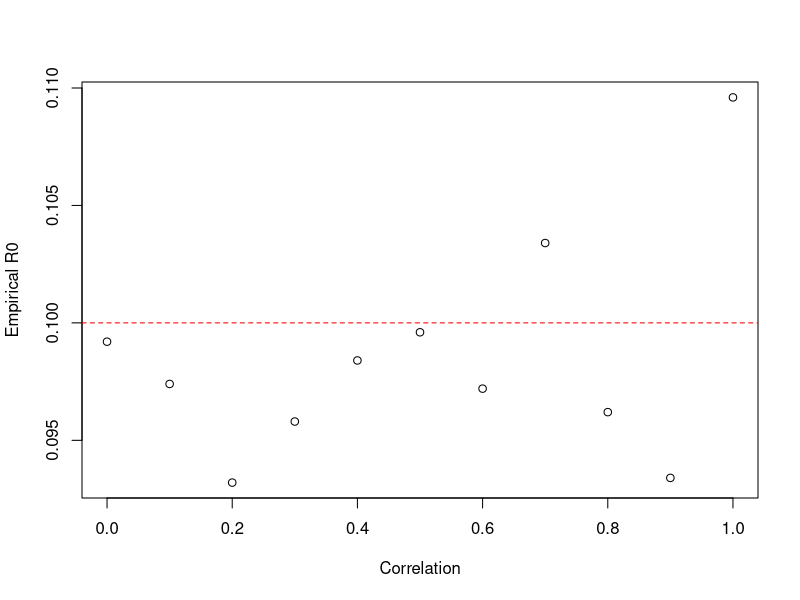
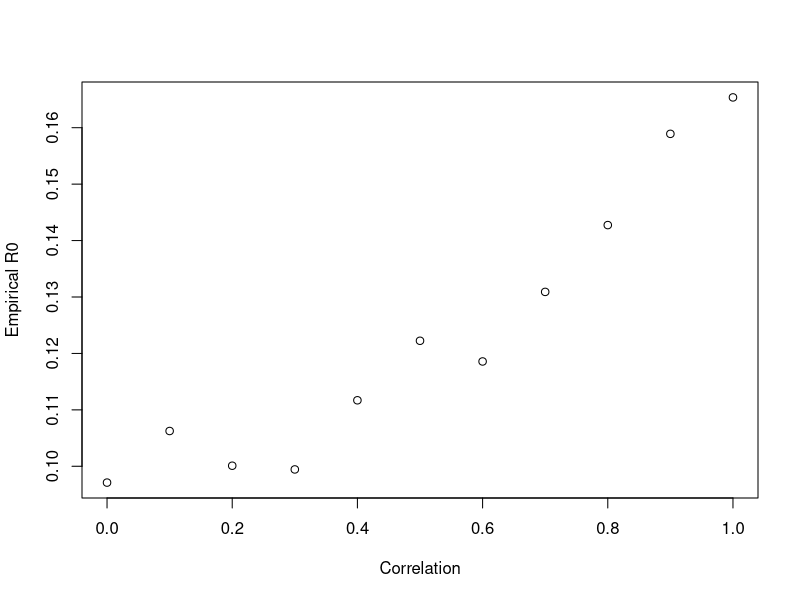
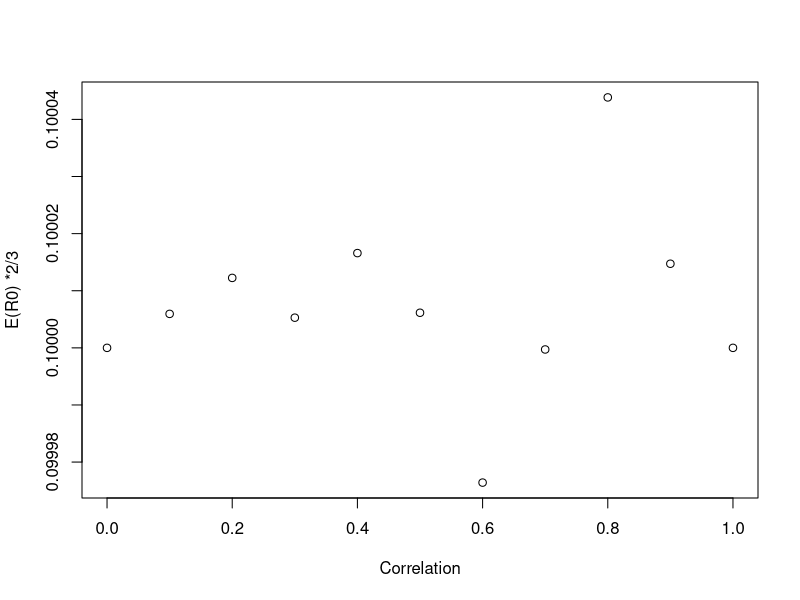
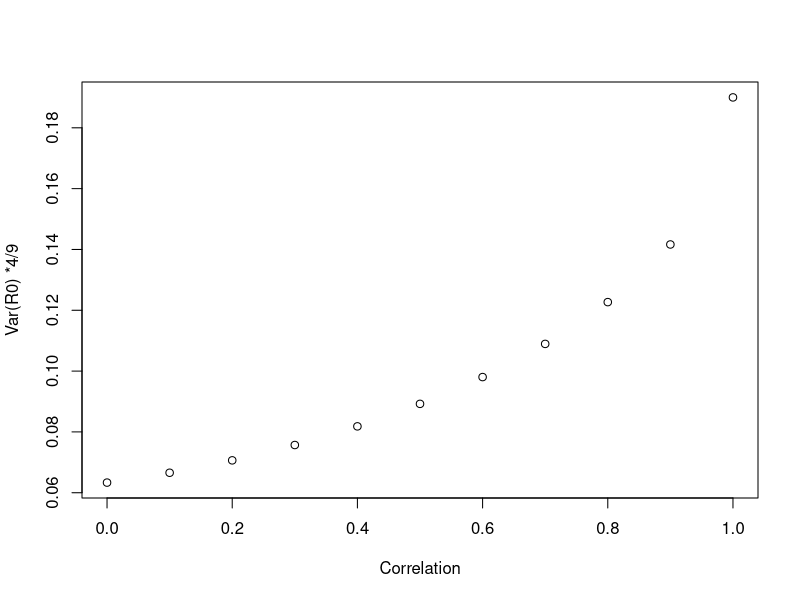

The R source for these figures, in order: (Note: a time limit stopped this script after it produced the figures.)
library(MASS)
library(mvtnorm)

# function for z test
z.test = function(a, mu=0, var=1){
  zeta = (mean(a) - mu) / (sqrt(var / length(a)))
  return(zeta)
}





#############################  Empirical FDR m=3 ############################################
# m=3
# function for empricalFDR
empricalFDR_m3 <- function(rho,B,stat){
  
  # initilize storage vectors
  z1 <- c()
  z2 <- c()
  z3 <- c()
  R0_t <- c()
  
  # create covariance matrix 
  mean <- c(0,0,0.5)
  sigma <- matrix(c(1,rho ,rho, 
                    rho,1 ,rho,
                    rho ,rho,1 ),3,3)
  
  # Simulation
  for (i in 1:B) {
    
    # create dataset: x1 is true null; x2 is false null
    df <- data.frame(mvrnorm(n = 200, mu=mean, sigma))
    
    # calculate z stats
    z1[i] <- z.test(df$X1)
    z2[i] <- z.test(df$X2)
   #z3[i] <- z.test(df$X3)
    
    # numberof false rejection
    R0_t[i] <- ifelse(z1[i]>=qnorm(0.95),1,0) + ifelse(z2[i]>=qnorm(0.95),1,0)
  }
  
  
  
  # calculate empirical mean/var of # rejections
  mean.R0_t <- mean(R0_t)
  var.R0_t <- var(R0_t)
  
  if (stat=='mean'){
    return(mean.R0_t)
  } else if (stat=='var'){
    return(var.R0_t)
  }
}

##############  mean #############
rho.list <- seq(0,1,by=0.1)
error.mean_m3  <- sapply(rho.list, empricalFDR_m3,B=5000,stat='mean')
plot(error.mean_m3 ~rho.list,xlab='Correlation', ylab='Empirical R0' )
abline(h=0.10,col='red',lty=2)

##############  variance ##############
rho.list <- seq(0,1,by=0.1)
error.var_m3 <- sapply(rho.list, empricalFDR_m3,B=5000,stat='var')
plot(error.var_m3~rho.list,xlab='Correlation', ylab='Empirical R0' )

#  the number of average false rejections seems have no association with rho and mu3?

#############################  Exact FDR m=3 ############################################

######## function to calculate the expected number of false rejections based on rho########
R0_T <- function(rho) {
  
  mean <- c(0,0,0)
  sigma <- matrix(c(1,rho ,rho, 
                    rho,1 ,rho,
                    rho ,rho,1 ),3,3)
  
  prob1 <- pmvnorm(lower=c(qnorm(0.95), -Inf, -Inf), upper=c(Inf,qnorm(0.95),qnorm(0.95)), mean, sigma) *3 # prob of falsely reject one
  prob2 <- pmvnorm(lower=c(qnorm(0.95), qnorm(0.95), -Inf), upper=c(Inf,Inf,qnorm(0.95)), mean, sigma)*3  # prob of falsely reject two
  prob3 <- pmvnorm(lower=c(qnorm(0.95), qnorm(0.95), qnorm(0.95)), upper=c(Inf,Inf,Inf), mean, sigma)  # prob of falsely reject three
  E.R0_t <- prob1 + 2*prob2 + 3*prob3
  return(E.R0_t)
}

rho.list <- seq(0,1,by=0.1)
error <- sapply(rho.list, R0_T)*2/3
plot(error~rho.list ,xlab='Correlation', ylab='E(R0) *2/3')


############  calculate the variacne of R0t  ########
R0_T.var <- function(rho) {
  
  mean <- c(0,0,0)
  sigma <- matrix(c(1,rho ,rho, 
                    rho,1 ,rho,
                    rho ,rho,1 ),3,3)
  
  prob1 <- pmvnorm(lower=c(qnorm(0.95), -Inf, -Inf), upper=c(Inf,qnorm(0.95),qnorm(0.95)), mean, sigma) *3 # prob of falsely reject one
  prob2 <- pmvnorm(lower=c(qnorm(0.95), qnorm(0.95), -Inf), upper=c(Inf,Inf,qnorm(0.95)), mean, sigma)*3  # prob of falsely reject two
  prob3 <- pmvnorm(lower=c(qnorm(0.95), qnorm(0.95), qnorm(0.95)), upper=c(Inf,Inf,Inf), mean, sigma)  # prob of falsely reject three
 
   E.R0_t <- prob1 + 2*prob2 + 3*prob3
   E.R0_t.square <- prob1 + 2^2*prob2 + 3^2*prob3
   var <- E.R0_t.square - E.R0_t^2
  return(var)
}

rho.list <- seq(0,1,by=0.1)
error.var <- sapply(rho.list, R0_T.var)*4/9
plot(error.var~rho.list,xlab='Correlation', ylab='Var(R0) *4/9' )



#############################  Empirical FDR m>3 ############################################
rho= 0.9
m= 100

empricalFDR_m <- function(rho,m,B,stat){
  
  #n.reject
  n.f_reject <- c()
  
  # create correlation mareix with equal correlation
  sigma <- diag(m)+matrix(rep(rho,m*m),nrow=m)-diag(rep(rho,m))
  
  # Simulation start
  for (i in 1:B) {
    # create multivariate normal observations
    df <- data.frame(mvrnorm(n = 200, mu=c(rep(0.5,0.1*m),rep(0,0.9*m)), sigma))
    
    # calculate z stats
    mul.z <- apply(df,2,z.test)
    
    # numberof false rejection
    #n.reject <- sum(mul.z>=qnorm(0.95))
    n.f_reject[i] <- sum(mul.z[(0.1*m+1):m]>=qnorm(0.95))
  }
  
  # calculate empirical mean/var of # rejections
  mean.R0_t <- mean(n.f_reject)
  var.R0_t <- var(n.f_reject)
  
  if (stat=='mean'){
    return(mean.R0_t)
  } else if (stat=='var'){
    return(var.R0_t)
  }
  
}

#  mean
rho.list <- seq(0,1,by=0.1)
error.mean_m  <- sapply(rho.list, empricalFDR_m, m=100, B=5000,stat='mean')
plot(error.mean_m ~rho.list,xlab='Correlation', ylab='Empirical R0 (mean)' )
abline(h=0.10,col='red',lty=2)

# var
rho.list <- seq(0,1,by=0.1)
error.var_m <- sapply(rho.list, empricalFDR_m,m=100,B=5000,stat='var')
plot(error.var_m ~rho.list,xlab='Correlation', ylab='Empirical R0 (var)' )
